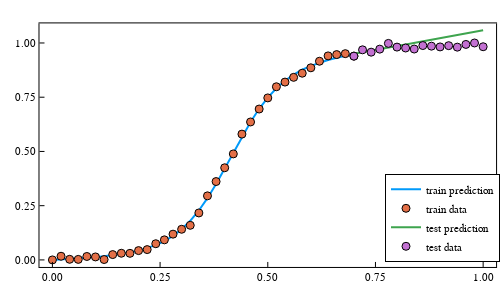

Notebook code for this chart:
### Code cell
plot(data[:, 1], ŷ', label = "train prediction")
scatter!(data[:, 1], data[:, 2], label = "train data", legend = :bottomright)
plot!(test_data[:, 1], ŷ_test', label = "test prediction")
scatter!(test_data[:, 1], test_data[:, 2], label = "test data", size = (500, 300))

### Figure 1 — Plotly figure (JSON) as saved in the notebook; plotly's stock layout.template omitted (floating-point values rounded to 4 significant figures)
{"data": [{"colorbar": {"len": 0.9367, "title": "", "x": 0.9921, "y": 0.5185}, "legendgroup": "train prediction", "line": {"color": "rgba(0, 154, 250, 1.000)", "dash": "solid", "shape": "linear", "width": 2}, "mode": "lines", "name": "train prediction", "showlegend": true, "type": "scatter", "x": [0, 0.02, 0.04, 0.06, 0.08, 0.1, 0.12, 0.14, 0.16, 0.18, 0.2, 0.22, 0.24, 0.26, 0.28, 0.3, 0.32, 0.34, 0.36, 0.38, 0.4, 0.42, 0.44, 0.46, 0.48, 0.5, 0.52, 0.54, 0.56, 0.58, 0.6, 0.62, 0.64, 0.66, 0.68, 0.7], "xaxis": "x", "y": [-0.0006955, 0.001484, 0.00387, 0.006512, 0.009479, 0.01287, 0.01681, 0.02148, 0.02713, 0.03411, 0.04288, 0.05404, 0.06839, 0.08693, 0.1109, 0.1415, 0.1802, 0.2278, 0.2846, 0.3498, 0.4212, 0.4953, 0.5681, 0.6362, 0.6967, 0.7485, 0.7915, 0.8263, 0.8542, 0.8766, 0.8946, 0.9094, 0.9217, 0.9323, 0.9416, 0.9501], "yaxis": "y"}, {"colorbar": {"len": 0.9367, "title": "", "x": 0.9921, "y": 0.5185}, "legendgroup": "train data", "marker": {"color": "rgba(227, 111, 71, 1.000)", "line": {"color": "rgba(0, 0, 0, 1.000)", "width": 1}, "size": 8, "symbol": "circle"}, "mode": "markers", "name": "train data", "showlegend": true, "type": "scatter", "x": [0, 0.02, 0.04, 0.06, 0.08, 0.1, 0.12, 0.14, 0.16, 0.18, 0.2, 0.22, 0.24, 0.26, 0.28, 0.3, 0.32, 0.34, 0.36, 0.38, 0.4, 0.42, 0.44, 0.46, 0.48, 0.5, 0.52, 0.54, 0.56, 0.58, 0.6, 0.62, 0.64, 0.66, 0.68, 0.7], "xaxis": "x", "y": [0, 0.01695, 0.002841, 0.002474, 0.01581, 0.01379, 0.001747, 0.02453, 0.03073, 0.03033, 0.04293, 0.04753, 0.07462, 0.09246, 0.1188, 0.1413, 0.1594, 0.2165, 0.2953, 0.3612, 0.4247, 0.4887, 0.5799, 0.6359, 0.6955, 0.7468, 0.7982, 0.8198, 0.8416, 0.8607, 0.8856, 0.9158, 0.9405, 0.9465, 0.9509, 0.9394], "yaxis": "y"}, {"colorbar": {"len": 0.9367, "title": "", "x": 0.9921, "y": 0.5185}, "legendgroup": "test prediction", "line": {"color": "rgba(62, 164, 78, 1.000)", "dash": "solid", "shape": "linear", "width": 2}, "mode": "lines", "name": "test prediction", "showlegend": true, "type": "scatter", "x": [0.7, 0.72, 0.74, 0.76, 0.78, 0.8, 0.82, 0.84, 0.86, 0.88, 0.9, 0.92, 0.94, 0.96, 0.98, 1], "xaxis": "x", "y": [0.9501, 0.9579, 0.9654, 0.9726, 0.9796, 0.9866, 0.9935, 1.0, 1.007, 1.015, 1.022, 1.029, 1.036, 1.043, 1.051, 1.058], "yaxis": "y"}, {"colorbar": {"len": 0.9367, "title": "", "x": 0.9921, "y": 0.5185}, "legendgroup": "test data", "marker": {"color": "rgba(195, 113, 210, 1.000)", "line": {"color": "rgba(0, 0, 0, 1.000)", "width": 1}, "size": 8, "symbol": "circle"}, "mode": "markers", "name": "test data", "showlegend": true, "type": "scatter", "x": [0.7, 0.72, 0.74, 0.76, 0.78, 0.8, 0.82, 0.84, 0.86, 0.88, 0.9, 0.92, 0.94, 0.96, 0.98, 1], "xaxis": "x", "y": [0.9394, 0.9685, 0.9577, 0.9716, 0.998, 0.981, 0.9768, 0.972, 0.9881, 0.9854, 0.9819, 0.9876, 0.9808, 0.9933, 1, 0.9827], "yaxis": "y"}], "layout": {"annotations": [], "height": 300, "legend": {"bgcolor": "rgba(255, 255, 255, 1.000)", "bordercolor": "rgba(0, 0, 0, 1.000)", "borderwidth": 1, "font": {"color": "rgba(0, 0, 0, 1.000)", "family": "Computer Modern", "size": 11}, "title": {"font": {"color": "rgba(0, 0, 0, 1.000)", "family": "Computer Modern", "size": 15}, "text": ""}, "tracegroupgap": 0, "traceorder": "normal", "x": 1, "xanchor": "right", "y": 0.07, "yanchor": "bottom"}, "margin": {"b": 20, "l": 0, "r": 0, "t": 20}, "paper_bgcolor": "rgba(255, 255, 255, 1.000)", "plot_bgcolor": "rgba(255, 255, 255, 1.000)", "showlegend": true, "width": 500, "xaxis": {"anchor": "y", "domain": [0.07899, 0.9921], "gridcolor": "rgba(0, 0, 0, 0.100)", "gridwidth": 0.5, "linecolor": "rgba(0, 0, 0, 1.000)", "mirror": true, "range": [-0.03, 1.03], "showgrid": false, "showline": true, "showticklabels": true, "tickangle": 0, "tickcolor": "rgb(0, 0, 0)", "tickfont": {"color": "rgba(0, 0, 0, 1.000)", "family": "Computer Modern", "size": 11}, "tickmode": "array", "ticks": "inside", "ticktext": ["0.00", "0.25", "0.50", "0.75", "1.00"], "tickvals": [0, 0.25, 0.5, 0.75, 1], "title": "", "titlefont": {"color": "rgba(0, 0, 0, 1.000)", "family": "Computer Modern", "size": 15}, "type": "-", "visible": true, "zeroline": false, "zerolinecolor": "rgba(0, 0, 0, 1.000)"}, "yaxis": {"anchor": "x", "domain": [0.05016, 0.9869], "gridcolor": "rgba(0, 0, 0, 0.100)", "gridwidth": 0.5, "linecolor": "rgba(0, 0, 0, 1.000)", "mirror": true, "range": [-0.03247, 1.09], "showgrid": false, "showline": true, "showticklabels": true, "tickangle": 0, "tickcolor": "rgb(0, 0, 0)", "tickfont": {"color": "rgba(0, 0, 0, 1.000)", "family": "Computer Modern", "size": 11}, "tickmode": "array", "ticks": "inside", "ticktext": ["0.00", "0.25", "0.50", "0.75", "1.00"], "tickvals": [0, 0.25, 0.5, 0.75, 1], "title": "", "titlefont": {"color": "rgba(0, 0, 0, 1.000)", "family": "Computer Modern", "size": 15}, "type": "-", "visible": true, "zeroline": false, "zerolinecolor": "rgba(0, 0, 0, 1.000)"}}}
